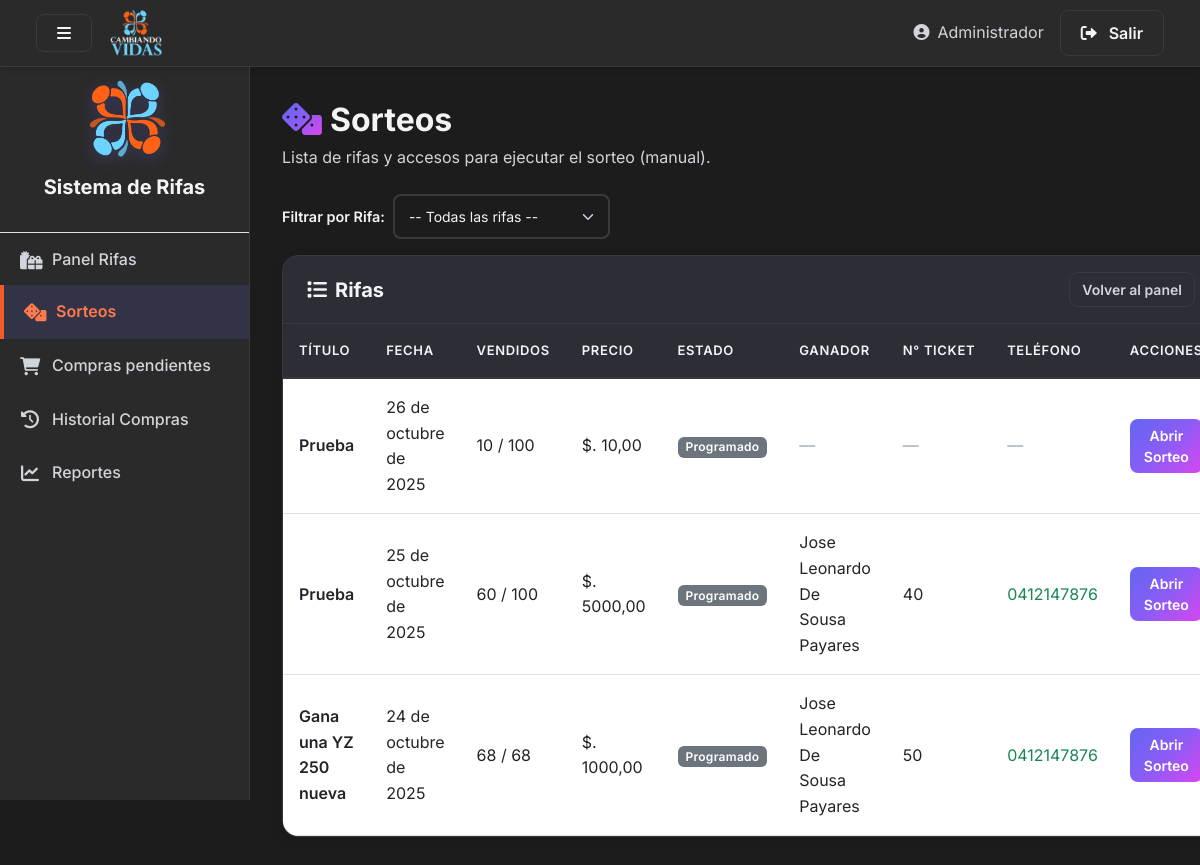
Page /app2/sorteos/ (signed in) on the committed database.
### app1/models.py (models this page shows, shortened)
class Rifa(models.Model):
    titulo = models.CharField(max_length=200)
    descripcion = models.TextField(blank=True)
    fecha_sorteo = models.DateField()
    total_tickets = models.PositiveIntegerField(default=100)
    precio = models.DecimalField(max_digits=10, decimal_places=2, default=0)
    winner_ticket = models.ForeignKey('Ticket', null=True, blank=True, on_delete=models.SET_NULL, related_name='won_rifa')
    class Meta:
        ordering = ['-fecha_sorteo', 'titulo']

class Participante(models.Model):
    identificacion = models.CharField(max_length=30, primary_key=True)
    nombre = models.CharField(max_length=200)
    email = models.EmailField(blank=True)
    telefono = models.CharField(max_length=30, blank=True)

### app2/views.py (the view)
# urls.py: path('sorteos/', views.sorteos, name='sorteos'),
def sorteos(request):
    user_id = request.session.get('user_admin_id')
    if not user_id:
        messages.error(request, 'Debe iniciar sesión primero')
        return redirect('login')
    selected_rifa = request.GET.get('rifa_id')
    if selected_rifa:
        rifas_qs = Rifa.objects.filter(id=selected_rifa).order_by('-fecha_sorteo').prefetch_related('tickets', 'images')
    else:
        rifas_qs = Rifa.objects.all().order_by('-fecha_sorteo').prefetch_related('tickets', 'images')
    now = timezone.localtime(timezone.now())
    today = now.date()
    rifas_info = []
    for r in rifas_qs:
        try:
            tickets_sold = r.tickets.count()
        except Exception:
            tickets_sold = 0
        can_draw = (getattr(r, 'fecha_sorteo', None) == today)
        winner = None
        if getattr(r, 'winner_ticket', None):
            wt = r.winner_ticket
            winner = {
                'number': wt.number,
                'nombre': getattr(wt.participante, 'nombre', ''),
                'identificacion': getattr(wt.participante, 'identificacion', ''),
                'telefono': getattr(wt.participante, 'telefono', ''),
            }
        rifas_info.append({
            'id': r.id,
            'titulo': r.titulo,
            'fecha_sorteo': r.fecha_sorteo,
            'total_tickets': r.total_tickets,
            'tickets_sold': tickets_sold,
            'precio': r.precio,
            'can_draw': can_draw,
            'winner': winner,
        })
    todas_las_rifas = Rifa.objects.all().order_by('titulo')
    return render(request, 'sorteos.html', {
        'rifas': rifas_info,
        'rifas_filtro': todas_las_rifas,  # Cambié el nombre para evitar confusión
        'selected_rifa': selected_rifa
    })

### app2/templates/sorteos.html (shortened to what this page needs)
{% load static %}
<!DOCTYPE html>
<html lang="es">
<head>
    <link href="https://cdn.jsdelivr.net/npm/bootstrap@5.3.0/dist/css/bootstrap.min.css" rel="stylesheet">
    <link rel="stylesheet" href="https://cdnjs.cloudflare.com/ajax/libs/font-awesome/6.0.0/css/all.min.css">
    <link rel="stylesheet" href="{% static 'css/paneles-style.css' %}">
</head>
<body>
    <nav class="navbar navbar-expand-lg navbar-dark">
      <div class="container-fluid">
        <button class="btn btn-outline-light me-3" id="sidebarToggle">
          <i class="fas fa-bars"></i>
        </button>
         <img src="{% static 'images/cambiando-vidas.png' %}" alt="Logo" height="50" class="me-2">
        <div class="ms-auto d-flex align-items-center">
          <span class="text-secondary me-3 d-none d-md-inline">
            <i class="fas fa-user-circle me-2"></i>Administrador
          </span>
          <a href="{% url 'logout' %}" class="btn btn-outline-light">
            <i class="fas fa-sign-out-alt"></i>
            <span class="d-none d-md-inline ms-1">Salir</span>
          </a>
        </div>
      </div>
    </nav>
    <div class="d-flex" id="wrapper" style="min-height:100vh;">
      <div id="sidebar-wrapper">
        <div class="sidebar-heading border-bottom">
          <img src="{% static 'images/logo-img.png' %}" alt="Logo" width="80" class="mb-2">
          <h5>Sistema de Rifas</h5>
        </div>
        <div class="list-group list-group-flush">
          <a href="{% url 'control' %}" class="list-group-item">
            <i class="fas fa-gifts"></i>
            <span>Panel Rifas</span>
          </a>
          <a href="{% url 'sorteos' %}" class="list-group-item active">
            <i class="fas fa-dice fa-fw"></i>
            <span>Sorteos</span>
          </a>
          <a href="{% url 'compras' %}" class="list-group-item">
            <i class="fas fa-shopping-cart"></i>
            <span>Compras pendientes</span>
          </a>
          <a href="{% url 'historial_compras' %}" class="list-group-item">
            <i class="fas fa-history"></i>
            <span>Historial Compras</span>
          </a>
          <a href="{% url 'reportes' %}" class="list-group-item">
            <i class="fas fa-chart-line"></i>
            <span>Reportes</span>
          </a>
        </div>
      </div>
      <div class="flex-grow-1" id="page-content-wrapper">
        <div class="mb-4">
      <h2 class="mb-1">
        <i class="fas fa-dice me-2 text-gradient"></i>Sorteos
      </h2>
      <p class="text-secondary mb-0">Lista de rifas y accesos para ejecutar el sorteo (manual).</p>
        </div>
        <div class="mb-3">
            <form method="get" id="filterForm">
                <div class="row g-2 align-items-center">
                    <div class="col-auto">
                        <label class="form-label mb-0">Filtrar por Rifa:</label>
                    </div>
                    <div class="col-auto">
                        <select name="rifa_id" id="rifaFilter" class="form-select form-select-sm">
                            <option value="">-- Todas las rifas --</option>
                        </select>
                    </div>
                </div>
            </form>
        </div>
        <div class="card">
          <div class="card-header d-flex justify-content-between align-items-center">
            <h5 class="mb-0"><i class="fas fa-list me-2"></i>Rifas</h5>
            <a href="{% url 'control' %}" class="btn btn-sm btn-outline-secondary">Volver al panel</a>
          </div>
          <div class="card-body p-0">
            <div class="table-responsive">
              <table class="table table-hover mb-0">
                <thead>
                  <tr>
                    <th>Título</th>
                    <th>Fecha</th>
                    <th>Vendidos</th>
                    <th>Precio</th>
                    <th>Estado</th>
                    <th>Ganador</th>
                    <th>N° Ticket</th>
                    <th>Teléfono</th>
                    <th class="text-center">Acciones</th>
                  </tr>
                </thead>
                <tbody>
                  {% for r in rifas %}
                  <tr>
                    <td class="fw-semibold">{{ r.titulo }}</td>
                    <td>{{ r.fecha_sorteo }}</td>
                    <td>{{ r.tickets_sold }} / {{ r.total_tickets }}</td>
                    <td>$. {{ r.precio|floatformat:2 }}</td>
                    <td>
                      {% if r.can_draw %}
                        <span class="badge bg-success">Puede sortear hoy</span>
                      {% else %}
                        <span class="badge bg-secondary">Programado</span>
                      {% endif %}
                    </td>
                    <td>
                      {% if r.winner %}
                        {{ r.winner.nombre }}
                      {% else %}
                        <span class="text-muted">—</span>
                      {% endif %}
                    </td>
                    <td>
                      {% if r.winner %}
                        {{ r.winner.number }}
                      {% else %}
                        <span class="text-muted">—</span>
                      {% endif %}
                    </td>
                    <td>
                      {% if r.winner and r.winner.telefono %}
                        <span class="text-success">{{ r.winner.telefono }}</span>
                      {% else %}
                        <span class="text-muted">—</span>
                      {% endif %}
                    </td>
                    <td class="text-center">
          <button type="button" class="btn btn-sm btn-primary open-sorteo-btn"
            data-id="{{ r.id }}" data-titulo="{{ r.titulo|escapejs }}"
            data-fecha="{{ r.fecha_sorteo }}" data-tickets-sold="{{ r.tickets_sold }}"
            data-precio="{{ r.precio|floatformat:2 }}" data-can-draw="{% if r.can_draw %}1{% else %}0{% endif %}" data-winner-phone="{{ r.winner.telefono|default:'' }}">
                        Abrir Sorteo
                      </button>
                    </td>
                  </tr>
                  {% empty %}
                  <tr>
                    <td colspan="9" class="text-center py-4">No hay rifas registradas.</td>
                  </tr>
                  {% endfor %}
                </tbody>
              </table>
            </div>
          </div>
        </div>
      </div>
    </div>
    <div aria-live="polite" aria-atomic="true" class="position-fixed top-0 end-0 p-3" style="z-index: 3000;">
    </div>
</body>
</html>

### rows in the picture
Rifa: titulo "Prueba", fecha_sorteo "26 de octubre de 2025", precio "10,00"
Rifa: titulo "Prueba", fecha_sorteo "25 de octubre de 2025", precio "5000,00"
Participante: winner.nombre "Jose Leonardo De Sousa Payares" "Jose Leonardo De Sousa Payares", winner.telefono "0412147876" "0412147876"
Rifa: titulo "Gana una YZ 250 nueva", fecha_sorteo "24 de octubre de 2025", precio "1000,00"

### other values in the picture
{{ r.tickets_sold }} "10" "60" "68"
{{ r.total_tickets }} "100" "100" "68"
{{ r.winner.number }} "40" "50"
